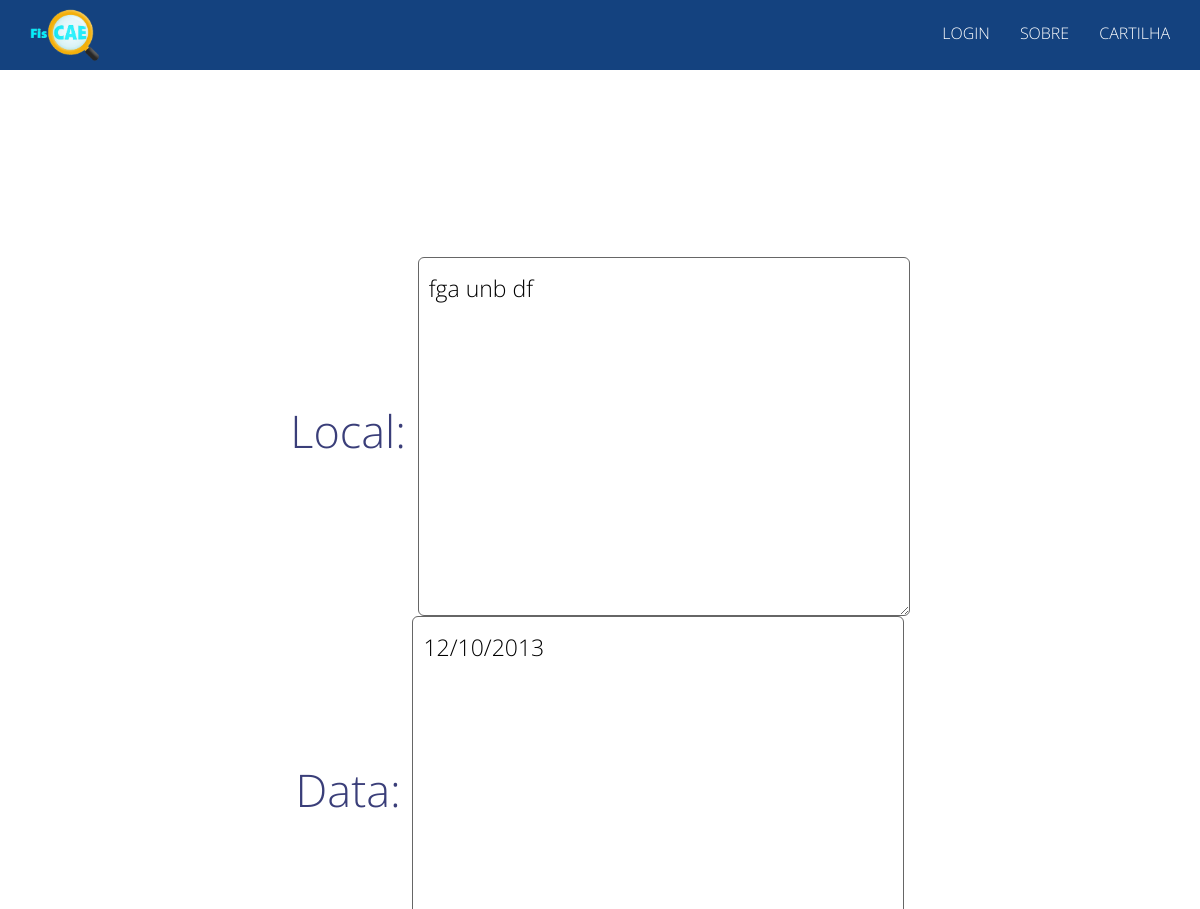
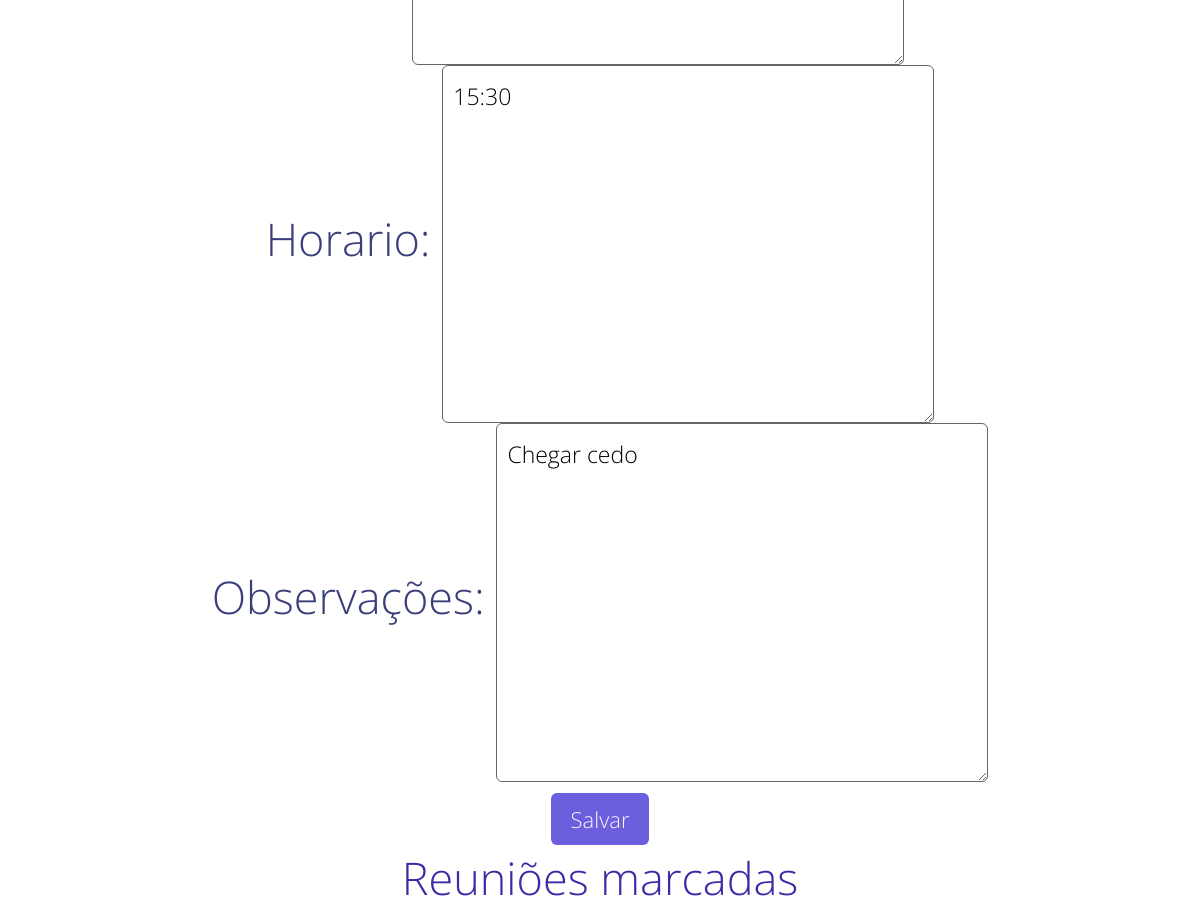
The page /edit_schedule/44/ on the database its author committed (2 pictures, top to bottom).
### agendar_reuniao/models.py (models this page shows, shortened)
class Agendamento(models.Model):
    data = models.TextField()
    horario = models.TextField()
    local = models.TextField()
    tema = models.TextField()
    observacoes = models.TextField()

### merenda/views.py (the view)
# urls.py: url(r'^edit_schedule/(?P<pk>\d+)/$', views.edit_schedule, name='edit_schedule'),
def edit_schedule(request, pk):
    reuniao = Agendamento.objects.get(id=pk)
    form =  AgendamentoForm(request.POST or None, instance=reuniao)
    if form.is_valid():
        form.save()
        return redirect('../../scheduled.html')
    return render(request, 'edit_schedule.html',{'form': form})

### agendar_reuniao/forms.py
class AgendamentoForm(ModelForm):
    class Meta:
        model = Agendamento
        exclude = ["tema"]

### agendar_reuniao/templates/edit_schedule.html (shortened to what this page needs)
{% extends 'baseSchedule.html' %}
{% block main %}
        <form method="POST">
            Local:  {{ form.local }}<br>
            Data: {{ form.data }}<br>
            Horario: {{ form.horario }}<br>
            Observações: {{ form.observacoes }}<br>
            <button type="submit" class="btn btn-primary" id="submit">Salvar</button></br>
        </form>
        <a href="{% url 'scheduled' %}">Reuniões marcadas</a>
{% endblock %}

### checklist/static/assets/css/form-elements.css (style rules this page uses)
input[type="text"], textarea, textarea.form-control { margin: 0; padding: 14px 10px; vertical-align: middle; background: #fff; border: 1px solid #666; font-family: 'Open Sans', sans-serif; font-size: 22px; font-weight: 300; color: #000000; -moz-border-radius: 6px; -webkit-border-radius: 6px; border-radius: 6px; -moz-box-shadow: none; -webkit-box-shadow: none; box-shadow: none; -o-transition: all .3s; -moz-transition: all .3s; -webkit-transition: all .3s; -ms-transition: all .3s; transition: all .3s; }
button.btn { height: 52px; margin: 0; padding: 0 20px; vertical-align: middle; background: #6C5FDD; border: 0; font-family: 'Open Sans', sans-serif; font-size: 22px; font-weight: 300; line-height: 52px; color: #F8F5F5; -moz-border-radius: 6px; -webkit-border-radius: 6px; border-radius: 6px; text-shadow: none; -moz-box-shadow: none; -webkit-box-shadow: none; box-shadow: none; -o-transition: all .3s; -moz-transition: all .3s; -webkit-transition: all .3s; -ms-transition: all .3s; transition: all .3s; }

### checklist/static/assets/css/style.css (style rules this page uses)
body { background: #FFFFFF; font-family: 'Open Sans', sans-serif; font-weight: 300; font-size: 45px; color: rgba(9, 14, 88, 0.8); text-align: center; }
a, a:hover, a:focus { color: #3D2BA5; text-decoration: none; -o-transition: all .3s; -moz-transition: all .3s; -webkit-transition: all .3s; -ms-transition: all .3s; transition: all .3s; }
html { height: 100%; }
body { height: 100%; }
button, input, optgroup, select, textarea { margin: 0; font: inherit; color: #000000; font-size: 23px; }

### rows shown on the page
Agendamento: local "fga unb df", data "12/10/2013", horario "15:30", observacoes "Chegar cedo"
